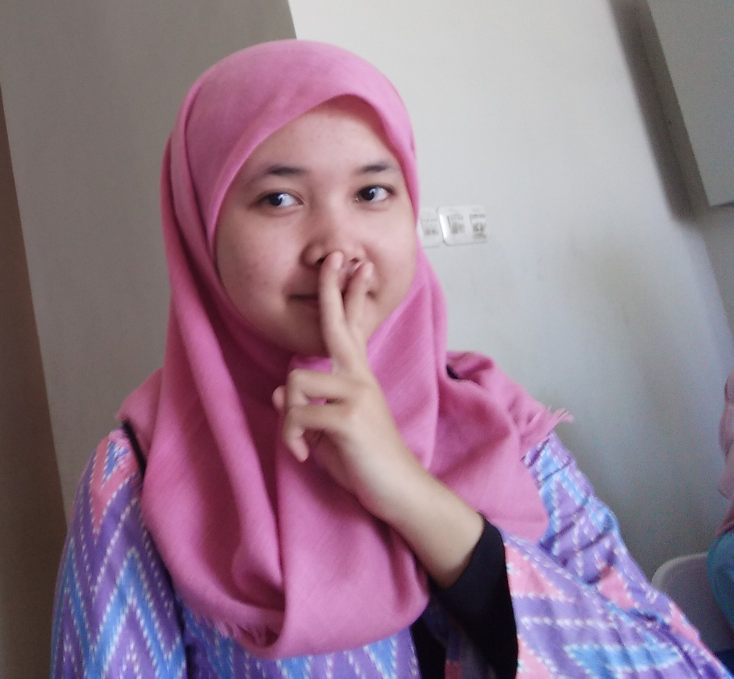
#> input picture Python for Computer Vision with OpenCV and Deep Learning/img/IMG20170525134042.jpg, 1467 x 1357 px (shown at 1/2 size)
$ jupyter execute 'Image Basics Assessment.ipynb'   (shell and % lines are left out)
#> lines starting #> are read from the running program, lines starting #| are printed output that depends on the picture
[cell 1]
#Task 1 : open image in folder and correct the RGB order

[cell 2]
import cv2
import numpy as np
import matplotlib.pyplot as plt

[cell 3]
img = cv2.imread('img/IMG20170525134042.jpg')
#> img is the input picture: shape (1357, 1467, 3); mean B, G, R 138.6, 121.1, 146.3

[cell 4]
img = cv2.cvtColor(img,cv2.COLOR_BGR2RGB)
plt.imshow(img)

[cell 5]
#Task 2 : Flip the image upside down

[cell 6]
img_flip = cv2.flip(img, 0)
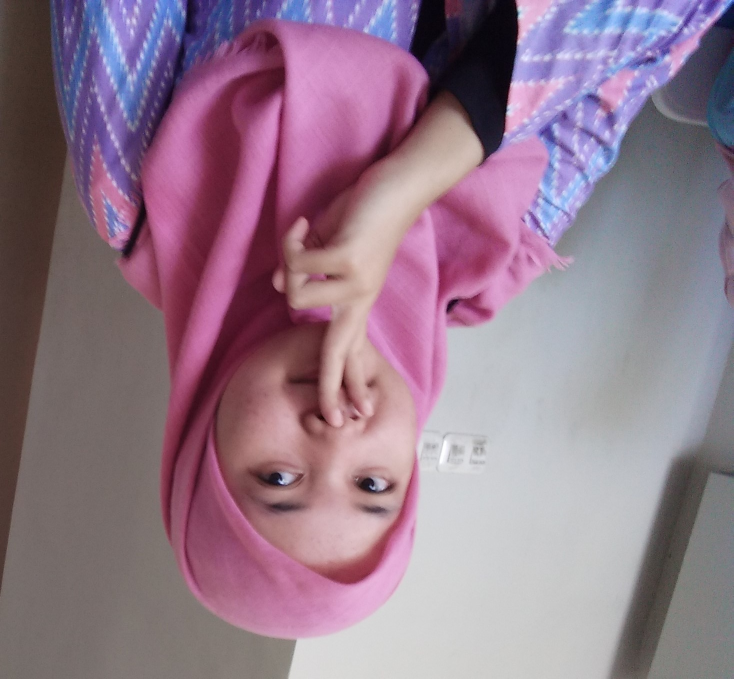
#> img_flip: shape (1357, 1467, 3) (shown at 1/2 size); mean R, G, B 146.3, 121.1, 138.6
plt.imshow(img_flip)

[cell 7]
#Task 3 : Draw and empty red rectangle in the face

[cell 8]
img_draw = img.copy()

[cell 9]
cv2.rectangle(img_draw,pt1=(250,100),pt2=(900,700),color=(255,0,0),thickness=5)
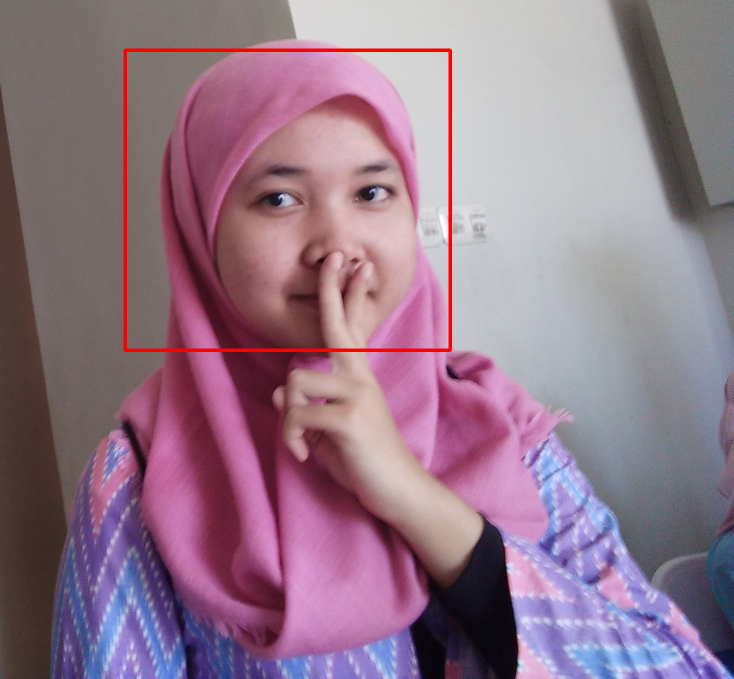
#> img_draw: shape (1357, 1467, 3) (shown at 1/2 size); mean R, G, B 147.1, 119.9, 137.3
plt.imshow(img_draw)

[cell 10]
#Task 4 : Draw blue triangle in the face

[cell 11]
img_draw2 = img.copy()
vertices = np.array([[650,25], [900,700], [250,700]],dtype=np.int32)
vertices = vertices.reshape((-1,1,2))
cv2.polylines(img_draw2,[vertices],isClosed=True,color=(0,0,255),thickness=5)
plt.imshow(img_draw2)

[cell 12]
#Bonus Task : Fill the triangle

[cell 13]
cv2.fillPoly(img_draw2,[vertices], color=(0,0,255))
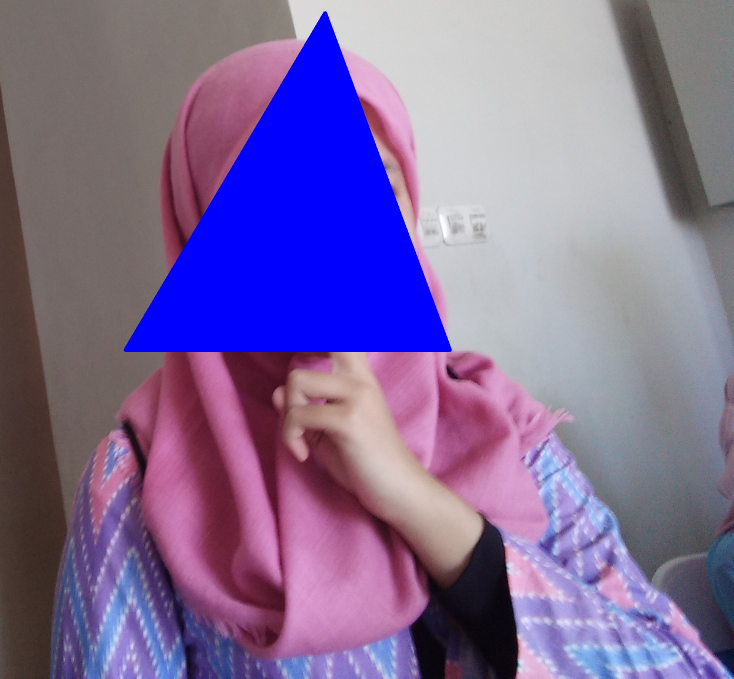
#> img_draw2: shape (1357, 1467, 3) (shown at 1/2 size); mean R, G, B 127.5, 108.2, 153.2
plt.imshow(img_draw2)

[cell 14]
#Bonus Task : Draw rectangle just by right clicking

[cell 15]
import cv2
import numpy as np

def draw_cir(event,x,y,flags,param):
    if event == cv2.EVENT_RBUTTONDOWN:
        cv2.circle(img,(x,y),100,(0,0,255),0)

cv2.namedWindow(winname='mydraw')
cv2.setMouseCallback('mydraw',draw_cir)

# img = np.zeros((1024,1024,3))

while True:
    cv2.imshow('mydraw',img)

    if cv2.waitKey(20) & 0xFF == 27:
#> (key Esc is pressed here)
